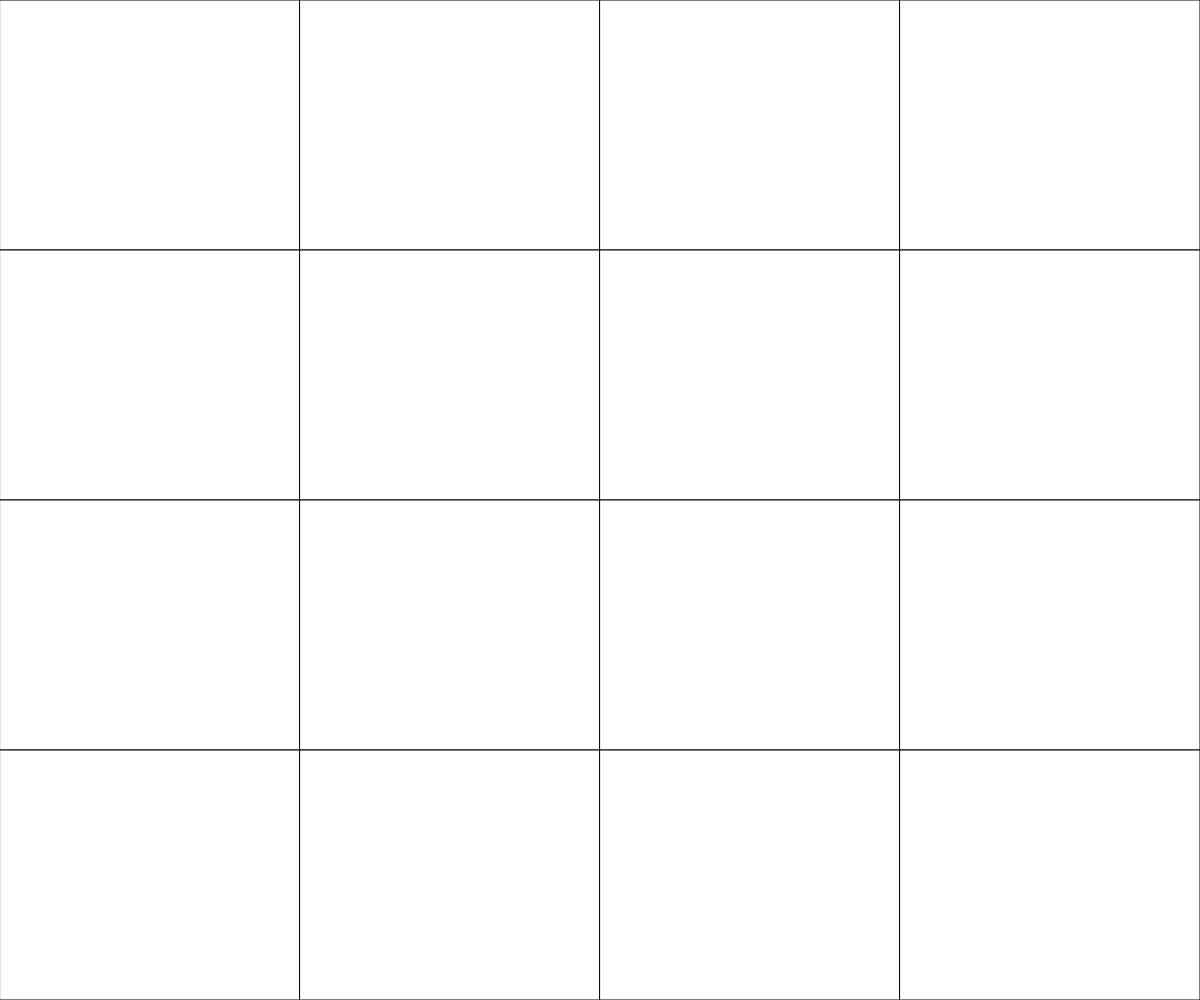
Frame 1 (no input)
Frame 60 (no input): identical to frame 1, image omitted
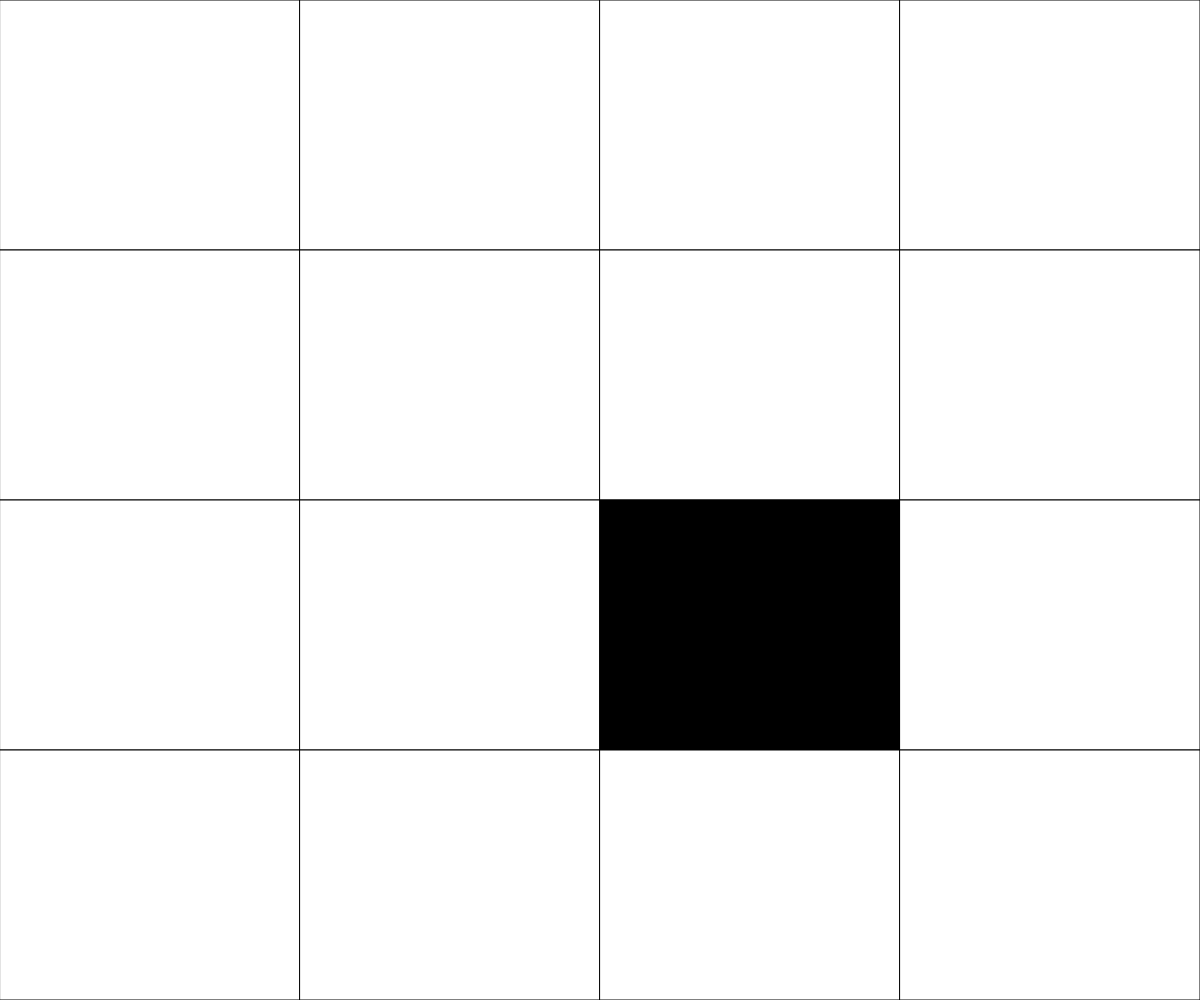
Frame 120 (the mouse pressed at the canvas centre since frame 60)

The p5.js sketch that drew these frames (run headless with seeded random() and noise() and a simulated clock; from frame 60 on, the mouse is pressed at the canvas centre):

// p5.js sketch
// ── sketch.js
// 2d Array Demo

let grid;
let cellWidth;
let cellHeight;

function setup() {
  createCanvas(windowWidth, windowHeight);
  grid = generateEmptyGrid(4);
  cellWidth = width / grid[0].length;
  cellHeight = height / grid.length;
}

function draw() {
  background(220);
  displayGrid();
}

function mousePressed() {
  let cellX = floor(mouseX / cellWidth);
  let cellY = floor(mouseY / cellHeight);

  // console.log(cellX, cellY);
  if (grid[cellY][cellX] === 0) {
    grid[cellY][cellX] = 1;
  }
  else {
    grid[cellY][cellX] = 0;
  }
}

function keyPressed() {
  if (key === " ") {
    grid = generateRandomGrid(10);
  }
}

function displayGrid() {
  

  for (let y=0; y<grid.length; y++) {
    for (let x=0; x<grid[y].length; x++) {
      if (grid[y][x] === 0) {
        fill("white");
      }
      else {
        fill("black");
      }

      rect(cellWidth*x, cellHeight*y, cellWidth, cellHeight);
    }
  }
}
function generateEmptyGrid(gridSize) {
  let grid = [];
  for (let i=0; i<gridSize; i++) {
    grid.push([]);
    for (let j=0; j<gridSize; j++) {
      {
        grid[i].push(0);
      }
     
      
    }
  }
  return grid;
}







function generateRandomGrid(gridSize) {
  let grid = [];
  for (let i=0; i<gridSize; i++) {
    grid.push([]);
    for (let j=0; j<gridSize; j++) {
      if (random(100) < 50) {
        grid[i].push(0);
      }
      else {
        grid[i].push(1);
      }
    }
  }
  return grid;
}
